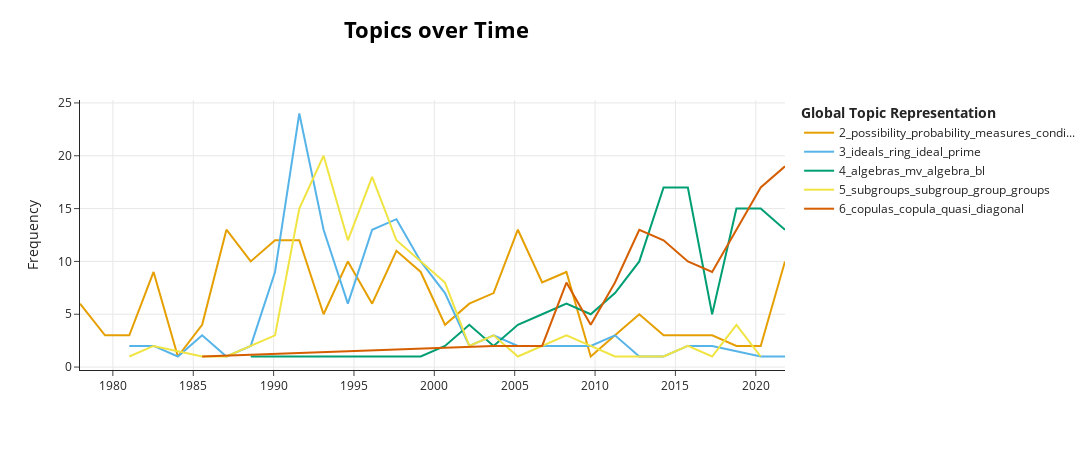

The notebook cell this image was saved under:
### Code cell
img1 = topic_model.visualize_topics_over_time(topics_over_time, topics=[n+2 for n in range (5)])
img1.show()

file_html_name = "plt\\plt_b_" +  str(nr_bins) + "_t_" + str(top_n_topics) + ".html"
file_png_name = "plt\\plt_b_" +  str(nr_bins) + "_t_" + str(top_n_topics) + ".png"
# img.write_image("test.png")
img1.write_html(file_html_name)
img1.write_image(file_png_name)

### Figure 1 — Plotly figure (JSON) as saved in the notebook; plotly's stock layout.template omitted (floating-point values rounded to 4 significant figures)
{"data": [{"hoverinfo": "text", "hovertext": ["<b>Topic 2</b><br>Words: possibility, probability, distribution, conditional, theory", "<b>Topic 2</b><br>Words: probability, space, probabilistic, measurable, measurability", "<b>Topic 2</b><br>Words: postulate, complement, measure, subsets, event", "<b>Topic 2</b><br>Words: measures, possibility, probability, certainty, random", "<b>Topic 2</b><br>Words: subset, probability, representation, event, intersection", "<b>Topic 2</b><br>Words: probability, measure, events, possibility, certainty", "<b>Topic 2</b><br>Words: possibility, measures, evidence, measure, probability", "<b>Topic 2</b><br>Words: possibility, probability, events, labor, manufacturing", "<b>Topic 2</b><br>Words: measures, possibility, probability, measure, complement", "<b>Topic 2</b><br>Words: possibility, programme, probability, measure, events", "<b>Topic 2</b><br>Words: scale, probability, measure, measurable, possibility", "<b>Topic 2</b><br>Words: possibility, uncertainty, fcds, conditional, principles", "<b>Topic 2</b><br>Words: probability, probabilities, events, theory, possibility", "<b>Topic 2</b><br>Words: possibility, probability, measures, distribution, measure", "<b>Topic 2</b><br>Words: possibility, conditioning, measures, independence, conditional", "<b>Topic 2</b><br>Words: ample, probability, belief, possibility, theory", "<b>Topic 2</b><br>Words: possibility, necessity, measures, belief, measure", "<b>Topic 2</b><br>Words: possibility, probability, conditional, theory, fusion", "<b>Topic 2</b><br>Words: probability, possibility, measures, belief, probabilities", "<b>Topic 2</b><br>Words: possibility, belief, negotiation, probability, sources", "<b>Topic 2</b><br>Words: possibility, probability, conditional, dempster, information", "<b>Topic 2</b><br>Words: agreement, quantity, conflict, belief, prioritized", "<b>Topic 2</b><br>Words: merge, coherence, coreferent, conditional, fusion", "<b>Topic 2</b><br>Words: probability, possibility, judgment, bayesian, measure", "<b>Topic 2</b><br>Words: conditional, possibility, implied, strike, volatility", "<b>Topic 2</b><br>Words: neo, conditional, measures, envelopes, possibility", "<b>Topic 2</b><br>Words: possibility, probability, conditioning, random, measures", "<b>Topic 2</b><br>Words: conflict, possibility, pyt, ev, consistency", "<b>Topic 2</b><br>Words: nl, models, probabilities, sure, possibility", "<b>Topic 2</b><br>Words: possibility, probability, belief, conditional, probabilities"], "marker": {"color": "#E69F00"}, "mode": "lines", "name": "2_possibility_probability_measures_condi...", "x": ["1977-12-15T10:39:21.600000", "1979-07-06T20:48:00", "1981-01-08T17:36:00", "1982-07-14T14:24:00", "1984-01-17T11:12:00", "1985-07-22T08:00:00", "1987-01-25T04:48:00", "1988-07-30T01:36:00", "1990-02-01T22:24:00", "1991-08-07T19:12:00", "1993-02-09T16:00:00", "1994-08-15T12:48:00", "1996-02-18T09:36:00", "1997-08-23T06:24:00", "1999-02-26T03:12:00", "2000-08-31T00:00:00", "2002-03-05T20:48:00", "2003-09-08T17:36:00", "2005-03-13T14:24:00", "2006-09-16T11:12:00", "2008-03-21T08:00:00", "2009-09-24T04:48:00", "2011-03-30T01:36:00", "2012-10-01T22:24:00", "2014-04-06T19:12:00", "2015-10-10T16:00:00", "2017-04-14T12:48:00", "2018-10-18T09:36:00", "2020-04-22T06:24:00", "2021-10-26T03:12:00"], "y": [6, 3, 3, 9, 1, 4, 13, 10, 12, 12, 5, 10, 6, 11, 9, 4, 6, 7, 13, 8, 9, 1, 3, 5, 3, 3, 3, 2, 2, 10], "type": "scatter"}, {"hoverinfo": "text", "hovertext": ["<b>Topic 3</b><br>Words: semiprimality, ideals, semigroups, semigroup, bi", "<b>Topic 3</b><br>Words: ideals, operations, fundamental, ring, ideal", "<b>Topic 3</b><br>Words: ideals, basically, definition, deduced, triangular", "<b>Topic 3</b><br>Words: tnf, algebra, ideals, ring, rings", "<b>Topic 3</b><br>Words: convolution, semigroups, compact, algebras, structure", "<b>Topic 3</b><br>Words: prime, ideals, ideal, primary, completely", "<b>Topic 3</b><br>Words: ideals, ideal, ring, semiprimary, rings", "<b>Topic 3</b><br>Words: ring, ideal, ideals, prime, radical", "<b>Topic 3</b><br>Words: ideals, ring, prime, ideal, semiprime", "<b>Topic 3</b><br>Words: ideals, ring, prime, ideal, substructures", "<b>Topic 3</b><br>Words: ideals, lie, prime, ideal, ring", "<b>Topic 3</b><br>Words: ideals, ideal, ring, prime, subsemigroup", "<b>Topic 3</b><br>Words: ideals, semigroup, congruences, ideal, ring", "<b>Topic 3</b><br>Words: ideals, ring, semigroup, ideal, prime", "<b>Topic 3</b><br>Words: domains, subalgebras, star, ideals, invertibility", "<b>Topic 3</b><br>Words: pan, ideals, subalgebras, ring, ideal", "<b>Topic 3</b><br>Words: equalities, algebras, ideals, vychodil, publication", "<b>Topic 3</b><br>Words: sentences, matrixes, transferable, holding, algebra", "<b>Topic 3</b><br>Words: hyperrings, logics, hyperring, subfuzzy, allwein", "<b>Topic 3</b><br>Words: ideals, hemiring, prime, spectrum, algebras", "<b>Topic 3</b><br>Words: ideals, ring, noncommutative, classifiable, prime", "<b>Topic 3</b><br>Words: semistar, overring, domain, operation, fer", "<b>Topic 3</b><br>Words: reconstructibility, equalities, identities, countable, ideals", "<b>Topic 3</b><br>Words: ideals, semicomplete, lattice, semilattices, orders", "<b>Topic 3</b><br>Words: semistar, ideals, semigroups, semigroup, operation", "<b>Topic 3</b><br>Words: algebra, subsets, subuniverses, subalgebras, universal", "<b>Topic 3</b><br>Words: ckl, congruence, ideal, algebras, ideals"], "marker": {"color": "#56B4E9"}, "mode": "lines", "name": "3_ideals_ring_ideal_prime", "x": ["1981-01-08T17:36:00", "1982-07-14T14:24:00", "1984-01-17T11:12:00", "1985-07-22T08:00:00", "1987-01-25T04:48:00", "1988-07-30T01:36:00", "1990-02-01T22:24:00", "1991-08-07T19:12:00", "1993-02-09T16:00:00", "1994-08-15T12:48:00", "1996-02-18T09:36:00", "1997-08-23T06:24:00", "1999-02-26T03:12:00", "2000-08-31T00:00:00", "2002-03-05T20:48:00", "2003-09-08T17:36:00", "2005-03-13T14:24:00", "2006-09-16T11:12:00", "2008-03-21T08:00:00", "2009-09-24T04:48:00", "2011-03-30T01:36:00", "2012-10-01T22:24:00", "2014-04-06T19:12:00", "2015-10-10T16:00:00", "2017-04-14T12:48:00", "2020-04-22T06:24:00", "2021-10-26T03:12:00"], "y": [2, 2, 1, 3, 1, 2, 9, 24, 13, 6, 13, 14, 10, 7, 2, 3, 2, 2, 2, 2, 3, 1, 1, 2, 2, 1, 1], "type": "scatter"}, {"hoverinfo": "text", "hovertext": ["<b>Topic 4</b><br>Words: bz, poset, orthocomplementations, algebras, brouwer", "<b>Topic 4</b><br>Words: bzmvdm, algebra, algebras, mv, sharp", "<b>Topic 4</b><br>Words: valuation, faithful, effect, algebra, modular", "<b>Topic 4</b><br>Words: algebras, modular, bl, heyting, effect", "<b>Topic 4</b><br>Words: wpbl, algebras, negations, weak, algebra", "<b>Topic 4</b><br>Words: filters, effect, algebras, implicative, boolean", "<b>Topic 4</b><br>Words: algebras, bl, effect, mv, pseudo", "<b>Topic 4</b><br>Words: algebras, algebra, divisible, mv, residuated", "<b>Topic 4</b><br>Words: algebras, algebra, filter, filters, stone", "<b>Topic 4</b><br>Words: algebras, filters, mtl, mv, eq", "<b>Topic 4</b><br>Words: algebras, mv, algebra, bl, mtl", "<b>Topic 4</b><br>Words: algebras, mv, filters, algebra, bl", "<b>Topic 4</b><br>Words: algebras, mv, algebra, bl, derivations", "<b>Topic 4</b><br>Words: algebras, monadic, effect, hyper, algebra", "<b>Topic 4</b><br>Words: algebras, algebra, mv, emv, residuated", "<b>Topic 4</b><br>Words: algebras, mv, bl, algebra, lattice", "<b>Topic 4</b><br>Words: algebras, algebra, mv, perfect, eq"], "marker": {"color": "#009E73"}, "mode": "lines", "name": "4_algebras_mv_algebra_bl", "x": ["1988-07-30T01:36:00", "1999-02-26T03:12:00", "2000-08-31T00:00:00", "2002-03-05T20:48:00", "2003-09-08T17:36:00", "2005-03-13T14:24:00", "2006-09-16T11:12:00", "2008-03-21T08:00:00", "2009-09-24T04:48:00", "2011-03-30T01:36:00", "2012-10-01T22:24:00", "2014-04-06T19:12:00", "2015-10-10T16:00:00", "2017-04-14T12:48:00", "2018-10-18T09:36:00", "2020-04-22T06:24:00", "2021-10-26T03:12:00"], "y": [1, 1, 2, 4, 2, 4, 5, 6, 5, 7, 10, 17, 17, 5, 15, 15, 13], "type": "scatter"}, {"hoverinfo": "text", "hovertext": ["<b>Topic 5</b><br>Words: subgroup, subgroups, group, inequality, generated", "<b>Topic 5</b><br>Words: subgroups, subgroup, products, product, anthony", "<b>Topic 5</b><br>Words: semidirect, subgroups, subgroup, product, sherwood", "<b>Topic 5</b><br>Words: subgroups, product, group, analogously, interested", "<b>Topic 5</b><br>Words: subgroups, group, sessa, das, sherwood", "<b>Topic 5</b><br>Words: subgroups, subgroup, anti, group, level", "<b>Topic 5</b><br>Words: subgroups, subgroup, group, product, groups", "<b>Topic 5</b><br>Words: subgroup, subgroups, group, divisible, quasinormal", "<b>Topic 5</b><br>Words: subgroups, subgroup, group, groups, asaad", "<b>Topic 5</b><br>Words: subgroups, group, subgroup, gl, groups", "<b>Topic 5</b><br>Words: group, subgroups, subgroup, normal, px", "<b>Topic 5</b><br>Words: subgroup, subgroups, group, notion, tl", "<b>Topic 5</b><br>Words: subgroups, group, subgroup, subgroupoids, groups", "<b>Topic 5</b><br>Words: subgroups, keychain, subgroup, distinct, bhakat", "<b>Topic 5</b><br>Words: subgroups, subgroup, group, cartesian, zqm", "<b>Topic 5</b><br>Words: subgroups, equivalence, makamba, murali, discusses", "<b>Topic 5</b><br>Words: join, subgroups, group, hypergroupoid, hyperstructures", "<b>Topic 5</b><br>Words: ary, join, hypergroups, groupoid, canonical", "<b>Topic 5</b><br>Words: subgroups, operation, cartesian, chon, necessary", "<b>Topic 5</b><br>Words: skeleton, group, construction, groups, subgroups", "<b>Topic 5</b><br>Words: group, subgroups, subgroup, equivalence, groups", "<b>Topic 5</b><br>Words: mi, group, subgroups, groups, subgroup", "<b>Topic 5</b><br>Words: subgroups, group, subgroup, annihilator, equivalence", "<b>Topic 5</b><br>Words: subgroup, subgroups, aggregation, group, proven"], "marker": {"color": "#F0E442"}, "mode": "lines", "name": "5_subgroups_subgroup_group_groups", "x": ["1981-01-08T17:36:00", "1982-07-14T14:24:00", "1985-07-22T08:00:00", "1987-01-25T04:48:00", "1988-07-30T01:36:00", "1990-02-01T22:24:00", "1991-08-07T19:12:00", "1993-02-09T16:00:00", "1994-08-15T12:48:00", "1996-02-18T09:36:00", "1997-08-23T06:24:00", "1999-02-26T03:12:00", "2000-08-31T00:00:00", "2002-03-05T20:48:00", "2003-09-08T17:36:00", "2005-03-13T14:24:00", "2008-03-21T08:00:00", "2009-09-24T04:48:00", "2011-03-30T01:36:00", "2014-04-06T19:12:00", "2015-10-10T16:00:00", "2017-04-14T12:48:00", "2018-10-18T09:36:00", "2020-04-22T06:24:00"], "y": [1, 2, 1, 1, 2, 3, 15, 20, 12, 18, 12, 10, 8, 2, 3, 1, 3, 2, 1, 1, 2, 1, 4, 1], "type": "scatter"}, {"hoverinfo": "text", "hovertext": ["<b>Topic 6</b><br>Words: distributions, ply, gaussian, exact, approximations", "<b>Topic 6</b><br>Words: menger, copulas, copula, compact, imaoka", "<b>Topic 6</b><br>Words: copulas, semilinear, concavity, cuadras, aug", "<b>Topic 6</b><br>Words: copulas, copula, quasi, flipping, transformations", "<b>Topic 6</b><br>Words: copulas, conic, quasi, copula, irreducible", "<b>Topic 6</b><br>Words: copulas, aggregation, copula, submeasures, flipping", "<b>Topic 6</b><br>Words: copula, copulas, quasi, diagonal, trivariate", "<b>Topic 6</b><br>Words: copulas, copula, diagonal, aggregation, tail", "<b>Topic 6</b><br>Words: copulas, copula, diagonal, tail, dependence", "<b>Topic 6</b><br>Words: copulas, copula, diagonal, transformations, bivariate", "<b>Topic 6</b><br>Words: copulas, copula, capacity, bivariate, diagonal", "<b>Topic 6</b><br>Words: copulas, copula, quasi, rmm, bivariate", "<b>Topic 6</b><br>Words: copulas, copula, multivariate, bivariate, quasi"], "marker": {"color": "#D55E00"}, "mode": "lines", "name": "6_copulas_copula_quasi_diagonal", "x": ["1985-07-22T08:00:00", "2003-09-08T17:36:00", "2006-09-16T11:12:00", "2008-03-21T08:00:00", "2009-09-24T04:48:00", "2011-03-30T01:36:00", "2012-10-01T22:24:00", "2014-04-06T19:12:00", "2015-10-10T16:00:00", "2017-04-14T12:48:00", "2018-10-18T09:36:00", "2020-04-22T06:24:00", "2021-10-26T03:12:00"], "y": [1, 2, 2, 8, 4, 8, 13, 12, 10, 9, 13, 17, 19], "type": "scatter"}], "layout": {"xaxis": {"showgrid": true}, "yaxis": {"showgrid": true, "title": {"text": "Frequency"}}, "title": {"font": {"size": 22, "color": "Black"}, "text": "<b>Topics over Time</b>", "y": 0.95, "x": 0.4, "xanchor": "center", "yanchor": "top"}, "hoverlabel": {"font": {"size": 16, "family": "Rockwell"}, "bgcolor": "white"}, "width": 1250, "height": 450, "legend": {"title": {"text": "<b>Global Topic Representation"}}}}
